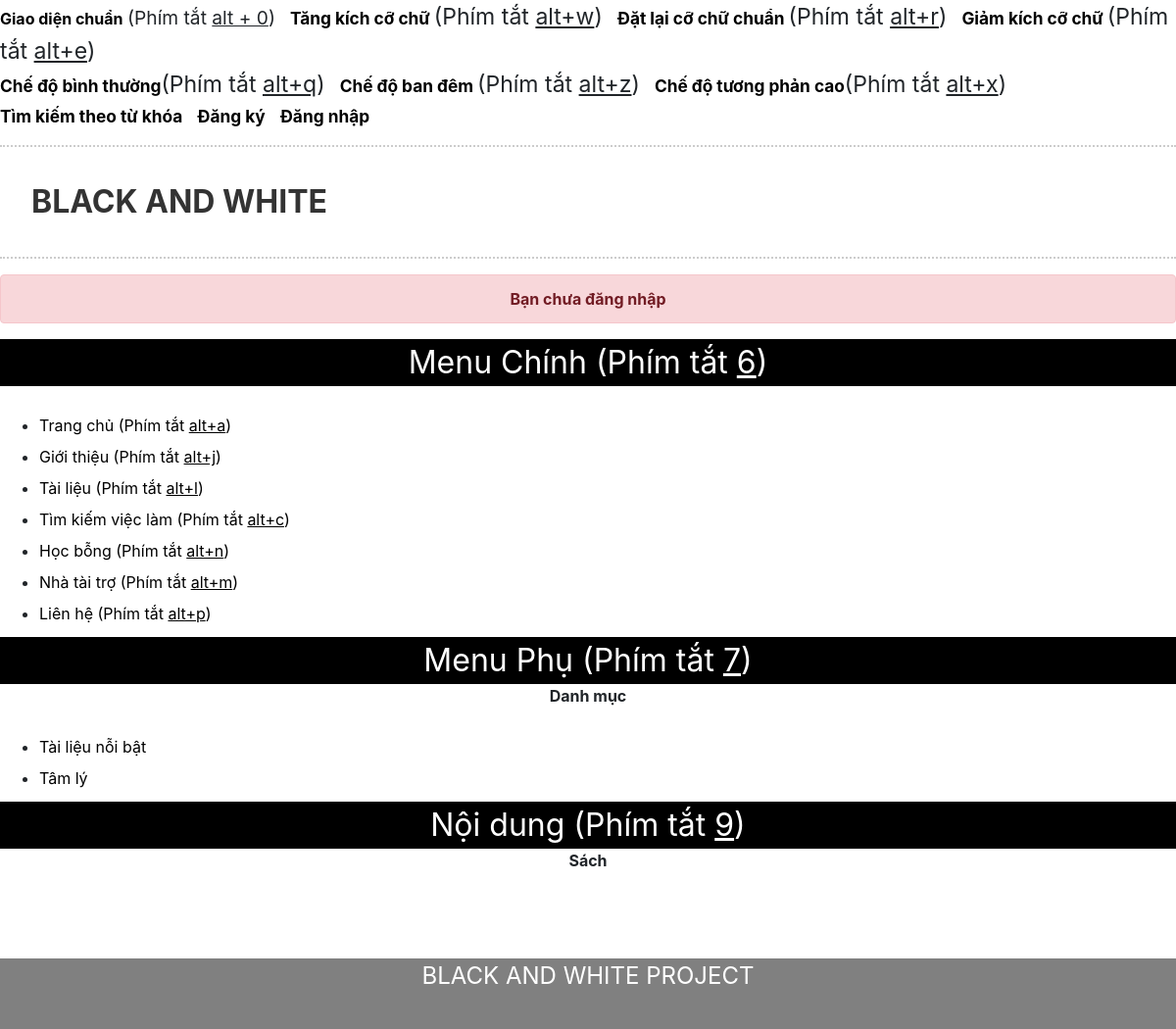
The app's page /aplus/index.php?page=viewcat&id=1, older data.
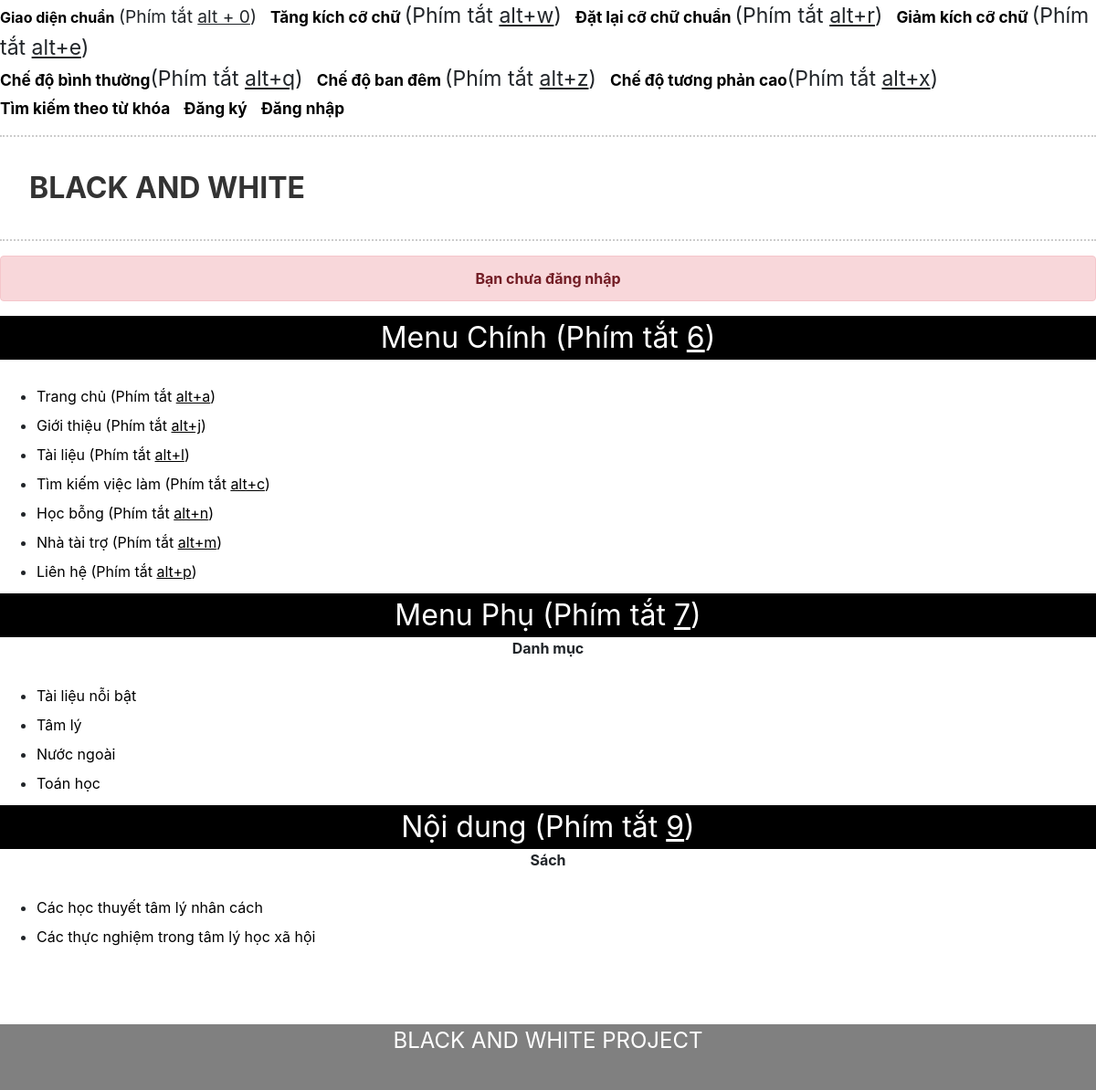
The same page, newer data.
### tables this page shows
CREATE TABLE `category` (
  `catid` int(10) NOT NULL,
  `catname` varchar(200) NOT NULL,
  `catnameseo` varchar(200) NOT NULL
);

CREATE TABLE `books` (
  `bookid` int(100) NOT NULL,
  `bookname` varchar(255) NOT NULL,
  `author` int(100) NOT NULL,
  `nxb` varchar(255) DEFAULT NULL,
  `year` int(100) DEFAULT NULL,
  `filename` varchar(255) NOT NULL,
  `link` text NOT NULL,
  `des` text NOT NULL,
  `catid` int(10) NOT NULL,
  `spec` tinyint(1) NOT NULL,
  `credits` tinyint(1) NOT NULL COMMENT 'bản quyền'
);

### class/Db.class.php (called while the page is built, shortened)
<?php
class Db{
	private $conn = null;
	public function __construct()
	{
		$host ="mysql:host=". HOST."; dbname=". DB_NAME;
		try
		{
			$this->conn = new PDO($host, DB_USER, DB_PASS);
			$this->conn->query("set names 'utf8' ");
		}
		catch (PDOException $e)
		{
			echo "Không thể kết nối cơ sở dữ liệu";
		}
	}
	public function __destruct()
	{
		$this->conn = null;
	}
	private function query($sql, $arr = array(), $mode = PDO::FETCH_ASSOC)
	{
		$pre = $this->conn->prepare($sql);
		if(!$pre->execute($arr))
		{
			echo "Không thể thực thi"; exit;
		}
		return $pre->fetchAll($mode);
	}
	public function select($sql, $arr = array(), $mode = PDO::FETCH_ASSOC)
	{
		return $this->query($sql, $arr, $mode);
	}
}
?>

### aplus/inc/viewcat.php (the view)
<?php
  if(isset($_GET['id'])){
    $id = $_GET['id'];
    $sql = "SELECT * FROM `books` INNER JOIN `category` ON books.catid = category.catid WHERE books.catid='$id'";
    $obj = new Db();
    $rows = $obj->select($sql);
?>
<p style="text-align:center; font-weight:bolder;"> Sách</p>
<ul>
  <?php
    foreach ($rows as $row) {
  ?>
    <li><p class="itemmenuchinh"><a href="index.php?page=viewbook&id=<?php echo $row['bookid']; ?>"><?php echo $row['bookname']; ?></a></p></li>
    <?php } ?>
</ul>
<?php
} ?>

### aplus/index.php (shortened to what this page needs)
<!DOCTYPE html>
<html>
  <head>
    <link
          rel="stylesheet" href="https://maxcdn.bootstrapcdn.com/bootstrap/4.0.0-alpha.6/css/bootstrap.min.css"
>
    <link rel="stylesheet" href="style.css">
  </head>
  <body onselectstart="return false" oncontextmenu="return false">
    <div class="fontset">
    <section>
      <div id="giaodientiepcan" class="binhthuong">
        <header>
          <div class="chucnangtop">
            <p class="tieudechucnangtop"><a href="http://blackandwhitelibrary.org">Giao diện chuẩn</a> <span class="font12">(Phím tắt <u>alt + 0</u>)<span class="cach"></span>
            <a class='increaseFont' style='cursor: pointer; cursor: hand;font-size: 0.9em;' title=''>Tăng kích cỡ chữ </a><span class="font12">(Phím tắt  <u>alt+w</u>)</span><span class="cach"></span>
            <a class='resetFont' style='cursor: pointer; cursor: hand;font-size: 0.9em;'>Đặt lại cỡ chữ chuẩn </a><span class="font12">(Phím tắt  <u>alt+r</u>)</span><span class="cach"></span>
            <a class='decreaseFont' style='cursor: pointer; cursor: hand;font-size: 0.9em;' title=''>Giảm kích cỡ chữ </a><span class="font12">(Phím tắt  <u>alt+e</u>)</span><span class="cach"></span><br>
            <a class='tieudechucnangtoptieudechucnangtop' style='cursor: pointer; cursor: hand;font-size: 0.9em;' title='' href="http://blackandwhitelibrary.org/aplus">Chế độ bình thường</a><span class="font12">(Phím tắt  <u>alt+q</u>)</span><span class="cach"></span>
            <a class='tieudechucnangtop' style='cursor: pointer; cursor: hand;font-size: 0.9em;' href="http://blackandwhitelibrary.org/night">Chế độ ban đêm </a><span class="font12">(Phím tắt  <u>alt+z</u>)</span><span class="cach"></span>
            <a class='tieudechucnangtop' style='cursor: pointer; cursor: hand;font-size: 0.9em;' title='' href="http://blackandwhitelibrary.org/hight">Chế độ tương phản cao</a><span class="font12">(Phím tắt  <u>alt+x</u>)</span><span class="cach"></span><br>
            <a class='tieudechucnangtop' style='cursor: pointer; cursor: hand;font-size: 0.9em;' title='' href="index.php?page=timkiemtukhoa#noidung">Tìm kiếm theo từ khóa</a><span class="cach"></span>
            <?php
              if(isset($_SESSION['bawuser'])){
            ?>
            <a class='tieudechucnangtop' style='cursor: pointer; cursor: hand;font-size: 0.9em;' title='' href="index.php?page=dangxuat#noidung">Đăng xuất</a><span class="cach"></span>
            <?php }else{ ?>
            <a class='tieudechucnangtop' style='cursor: pointer; cursor: hand;font-size: 0.9em;' title='' href="index.php?page=dangky#noidung">Đăng ký</a><span class="cach"></span>
            <a class='tieudechucnangtop' style='cursor: pointer; cursor: hand;font-size: 0.9em;' title='' href="index.php?page=dangnhap#noidung">Đăng nhập</a><span class="cach"></span>
            <?php } ?>
          </p>
          </div>
          <section><p class="vitrihientai">BLACK AND WHITE</p></section>
        </header>
        <?php
          if(isset($_SESSION['bawuser'])){
            $user = $_SESSION['bawuser'];
            $check = "SELECT * FROM users WHERE username='$user' AND confirm = 1";
            $obj = new Db();
            $obj->select($check);
            $dem = $obj->getRowCount();
            if($dem == 1){
            ?>
              <div class="alert alert-info text-sm-center" role="alert">
                <strong>Xin chào <?php echo $user; ?>,</strong> chúc bạn vui vẻ khi tham gia Black And White.
              </div>
              <?php
            }else{
              ?>
              <div class="alert alert-warning text-sm-center" role="alert">
                <strong>Xin chào <?php echo $user; ?>,</strong> bạn không phải người khiếm thị nên sẽ không xem được sách tại giao diện này, bạn xem được sách ở giao diện Bình Thường.
              </div>
              <?php
            }
          }else{
            ?>
            <div class="alert alert-danger text-sm-center" role="alert">
              <strong>Bạn chưa đăng nhập</strong>
            </div>
            <?php
          }
        ?>
        <div class="menuchinh" id="menuchinh">Menu Chính (Phím tắt <u>6</u>)</div>
        <ul>
          <li><p class="itemmenuchinh"><a href="index.php?page=trangchu">Trang chủ (Phím tắt <u>alt+a</u>)</a></p></li>
          <li><p class="itemmenuchinh"><a href="index.php?page=gioithieu">Giới thiệu (Phím tắt <u>alt+j</u>)</a></p></li>
          <li><p class="itemmenuchinh"><a href="index.php?page=tailieu">Tài liệu (Phím tắt <u>alt+l</u>)</a></p></li>
          <li><p class="itemmenuchinh"><a href="index.php?page=danhsachvieclam">Tìm kiếm việc làm (Phím tắt <u>alt+c</u>)</a></p></li>
          <li><p class="itemmenuchinh"><a href="index.php?page=danhsachhocbong">Học bỗng (Phím tắt <u>alt+n</u>)</a></p></li>
          <li><p class="itemmenuchinh"><a href="index.php?page=nhataitro">Nhà tài trợ (Phím tắt <u>alt+m</u>)</a></p></li>
          <li><p class="itemmenuchinh"><a href="index.php?page=lienhe">Liên hệ (Phím tắt <u>alt+p</u>)</a></p></li>
        </ul>
        <div class="menuchinh" id="menuchinh">Menu Phụ (Phím tắt <u>7</u>)</div>
        <p style="text-align:center; font-weight:bolder;"> Danh mục</p>
        <ul>
            <li><p class="itemmenuchinh"><a href="index.php?page=tailieunoibat">Tài liệu nỗi bật</a></p></li>
          <?php
                $sql="SELECT * FROM category ORDER BY catid ASC LIMIT 0,5";
                $obj = new Db();
                $rows = $obj->select($sql);
                foreach ($rows as $row) {
          ?>
            <li><p class="itemmenuchinh"><a href="index.php?page=viewcat&id=<?php echo $row['catid']; ?>"><?php echo $row['catname']; ?></a></p></li>
            <?php }  ?>
        </ul>
        <div class="menuchinh" id="menuchinh">Nội dung (Phím tắt <u>9</u>)</div>
        <?php
        if(isset($_GET['page'])){
          $page = $_GET['page'];
        }
        else $page = "";
        switch ($page) {
          case 'viewcat':
            require_once("inc/viewcat.php");
            break;
        }
        ?>
      </div>
      <br>
      <br>
      <br>
      <footer>
        <div class="footer" style="background-color:grey; height:3em; font-size:1.5em;text-align:center">
            <p style="color:white;">BLACK AND WHITE PROJECT</p>
        </div>
      </footer>
  </section>
    </div>
  </body>
</html>

### aplus/style.css (style rules this page uses)
.binhthuong .chucnangtop .tieudechucnangtop a { color:black;text-decoration: none;font-weight: bold;font-size: 1em; }
.chucnangtop span.cach { padding-right:0.5em; }
.font12 { font-size:1.2em; }
.binhthuong .vitrihientai { padding:1em 1em; margin:.5em 0; color:#333; font-size:2em; font-weight:bold; display:block; border-bottom:0.09em dotted #ccc; border-top:0.09em dotted #ccc;line-height:1.5em; }
.menuchinh { width:100%; text-align:center; background:black; color: white; font-size: 2em; height: 1.5em; }
ul li:first-child { margin-top:2em; }
ul li { line-height: 1em; }
.itemmenuchinh a { color:black; }

Row changes from the older to the newer data that the page shows:
added category: catname "Nước ngoài"
added category: catname "Toán học"
added books: bookname "Các học thuyết tâm lý nhân cách"
added books: bookname "Các thực nghiệm trong tâm lý học xã hội"
